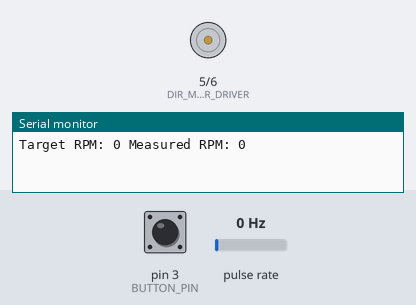
This sketch was run on a simulated Arduino Uno, built with avr-gcc and run on an emulated ATmega328P. Shown: direction and speed pins drawn as motors (green arrow = direction pin HIGH = forward, orange = LOW = backward, longer = more drive), the last lines printed to the serial monitor. Wiring (inferred from the names in the program): pulse sensor: data pin 2. The test bench sets the inputs (shaded band); at power-on: pin 3 (BUTTON_PIN) LOW, pulse rate 0 Hz.

Above: at 1.2 s.
1.3 s: pin 3 (BUTTON_PIN) pulled HIGH for 0.15 s
At 2.7 s:
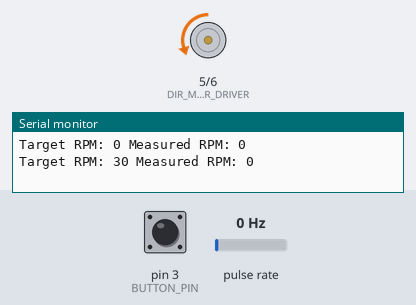
At 4.1 s:
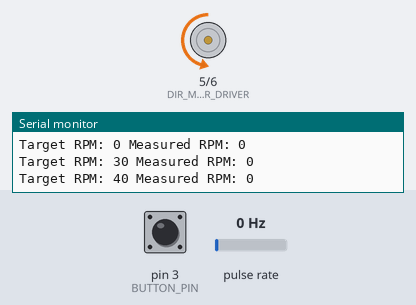
4.4 s: pulse rate (sensor on pin 2) set to 4 Hz
7.4 s: pin 3 (BUTTON_PIN) pulled HIGH for 1 s
At 10.2 s:
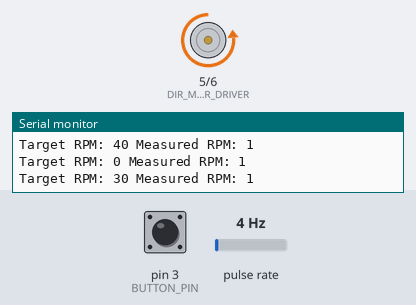
11.4 s: pulse rate (sensor on pin 2) set to 100 Hz
14.4 s: pin 3 (BUTTON_PIN) pulled HIGH for 3.2 s
Timing chart, 0 to 20.1 s (numbered marks = the images above; inputs shaded):
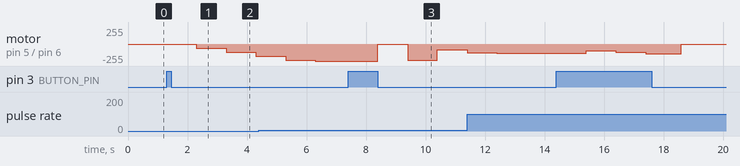

Measured:
- after the input at 1.3 s, motor on pin 5 (DIR_MOTOR_DRIVER) / pin 6 (PWM_MOTOR_DRIVER): stopped → backward 61/255 after 1.0 s, → backward 122/255 1.0 s later, → backward 182/255 1.0 s later
- after the input at 7.4 s, motor on pin 5 (DIR_MOTOR_DRIVER) / pin 6 (PWM_MOTOR_DRIVER): backward 255/255 → stopped after 1.0 s, → backward 240/255 1.0 s later, → backward 89/255 1.0 s later

The sketch:

rpm-controller.ino
```cpp
#define ENCODER_PULSE_PER_ROTATION (75*3)
#define ENCODER_OC_OUT_PIN 2

#define PWM_MOTOR_DRIVER 6
#define DIR_MOTOR_DRIVER 5

#define BUTTON_PIN 3


// Encoder
volatile unsigned long int encoderCounts = 0;

unsigned int intervalInMilliseconds = 1000;
unsigned long int previousMillis = 0;
unsigned long int currentMillis = 0;


// Controller
int measuredRPM = 0;
int targetRPM = 40;
long int previousTime = 0;
float eIntegral = 0;
float ePrevious = 0;

#define K_p 0.1
#define K_i 1.5
#define K_d 0.0001

// Button
int buttonState = 0;
int previousButtonState = 0;
int buttonCounter = 0;

void setup() {
  Serial.begin(115200);
  pinMode(ENCODER_OC_OUT_PIN, INPUT);
  pinMode(BUTTON_PIN, INPUT);
  pinMode(PWM_MOTOR_DRIVER, OUTPUT);
  pinMode(DIR_MOTOR_DRIVER, OUTPUT);
  attachInterrupt(digitalPinToInterrupt(ENCODER_OC_OUT_PIN), updateEncoderCount, RISING);

  // Store button state
  buttonState = digitalRead(BUTTON_PIN);
  previousButtonState = buttonState;
}

void loop() {

    buttonState = digitalRead(BUTTON_PIN);

     if (buttonState != previousButtonState) {
        buttonCounter++;
        delay(1000);
      }

    previousButtonState = buttonState;


    if (buttonCounter == 1) {
      targetRPM = 30;

    } else if (buttonCounter == 2) {
      targetRPM  = 40;

    } else {
      targetRPM = 0;
      setMotor(1,0,PWM_MOTOR_DRIVER,DIR_MOTOR_DRIVER);
      buttonCounter = 0;
    }

        currentMillis = millis();

        if (currentMillis - previousMillis >= intervalInMilliseconds) {
        previousMillis = currentMillis;


        noInterrupts();
        measuredRPM = (float)((encoderCounts*60)/ENCODER_PULSE_PER_ROTATION);
        encoderCounts = 0;
        interrupts();


        double eCurrent = targetRPM- measuredRPM;

        long currentTime = micros();

        float deltaTime = (float)((currentTime - previousTime)/1.0e6);
        previousTime = currentTime;

        // Derivative
        float dedt = (eCurrent - ePrevious)/deltaTime;

        // Integral
        eIntegral = eIntegral + (eCurrent*deltaTime);

        if (buttonCounter == 0){
          eIntegral = 0;
          dedt = 0;
          deltaTime = 0;
          eCurrent = 0;
        }

        // Control signal
        float u = (K_p*eCurrent) + (K_i*eIntegral) + (K_d*dedt);

        float controlledPWMToMotor = fabs(u);
        if(controlledPWMToMotor > 255) {
          controlledPWMToMotor = 255;
        }

        setMotor(1,controlledPWMToMotor,PWM_MOTOR_DRIVER,DIR_MOTOR_DRIVER);

        ePrevious = eCurrent;


        Serial.print("Target RPM: ");
        Serial.print(targetRPM);
        Serial.print(" ");
        Serial.print("Measured RPM: ");
        Serial.print(measuredRPM);
        Serial.print(" ");
        Serial.println();
      }
}


void setMotor(int dirValue, int pwmValue, int pwmPin, int dirPin) {

  if (dirValue == 1) {
    digitalWrite(dirPin, LOW); // Clockwise
    analogWrite(pwmPin, pwmValue);
  }
  else if (dirValue == -1) {
    digitalWrite(dirPin, HIGH); // Counter clockwise
    analogWrite(pwmPin, pwmValue);
  }
  else {
    Serial.print("Please set dirValue either as 1 og -1");
  }
}


void updateEncoderCount(){
  encoderCounts++;
}
```
